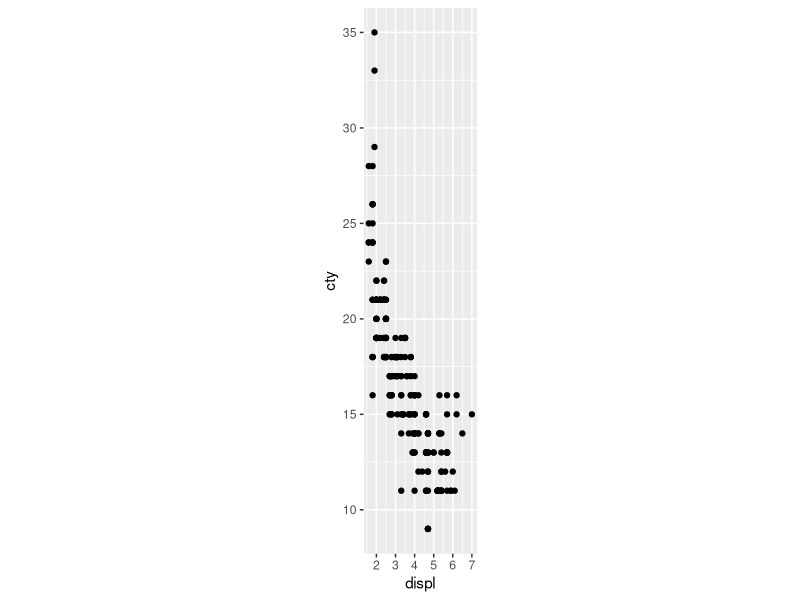
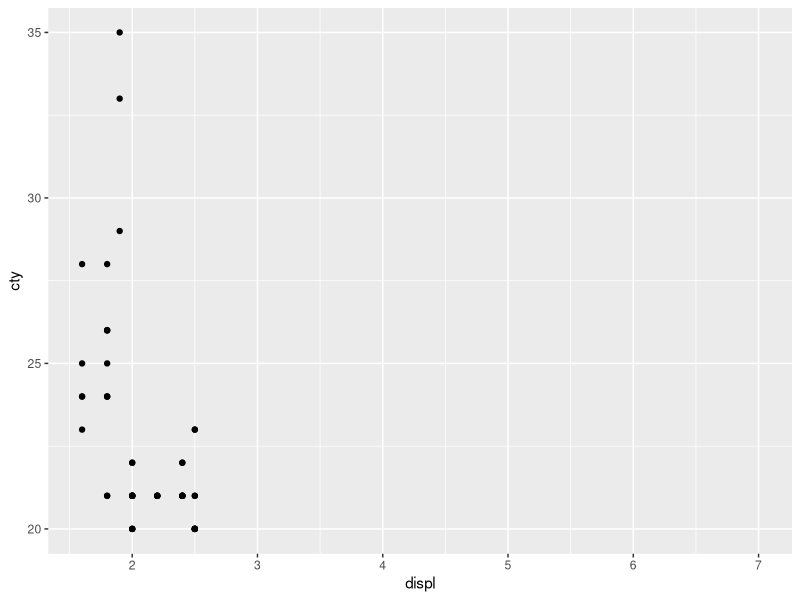
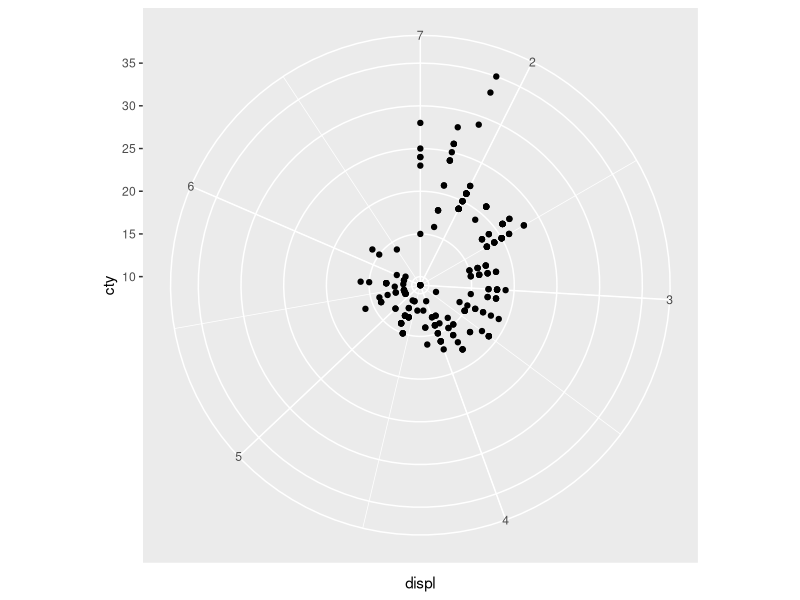
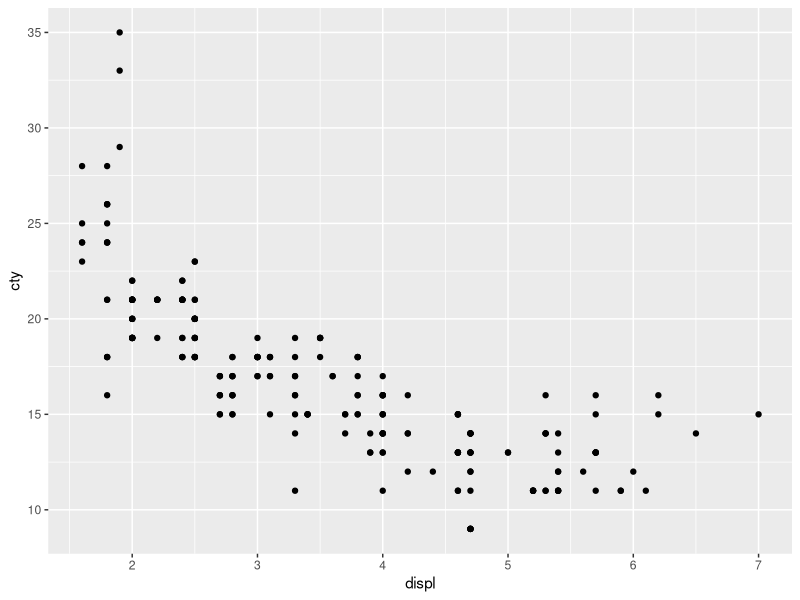

The R script that drew these images, in order:
library(ggplot2)

g <- ggplot(data=mpg, mapping = aes(x=displ, y=cty))+geom_point()

g+coord_fixed(1)

g+coord_cartesian(ylim=c(20,35))

g+coord_polar(theta="x",direction = 1)


library(dplyr)


g+scale_color_discrete(name="transmission")


aa <- c(99,99,105,101,105,99)

ab <- as.factor(aa)
as.numeric(ab)
as.numeric((as.character(ab)))
